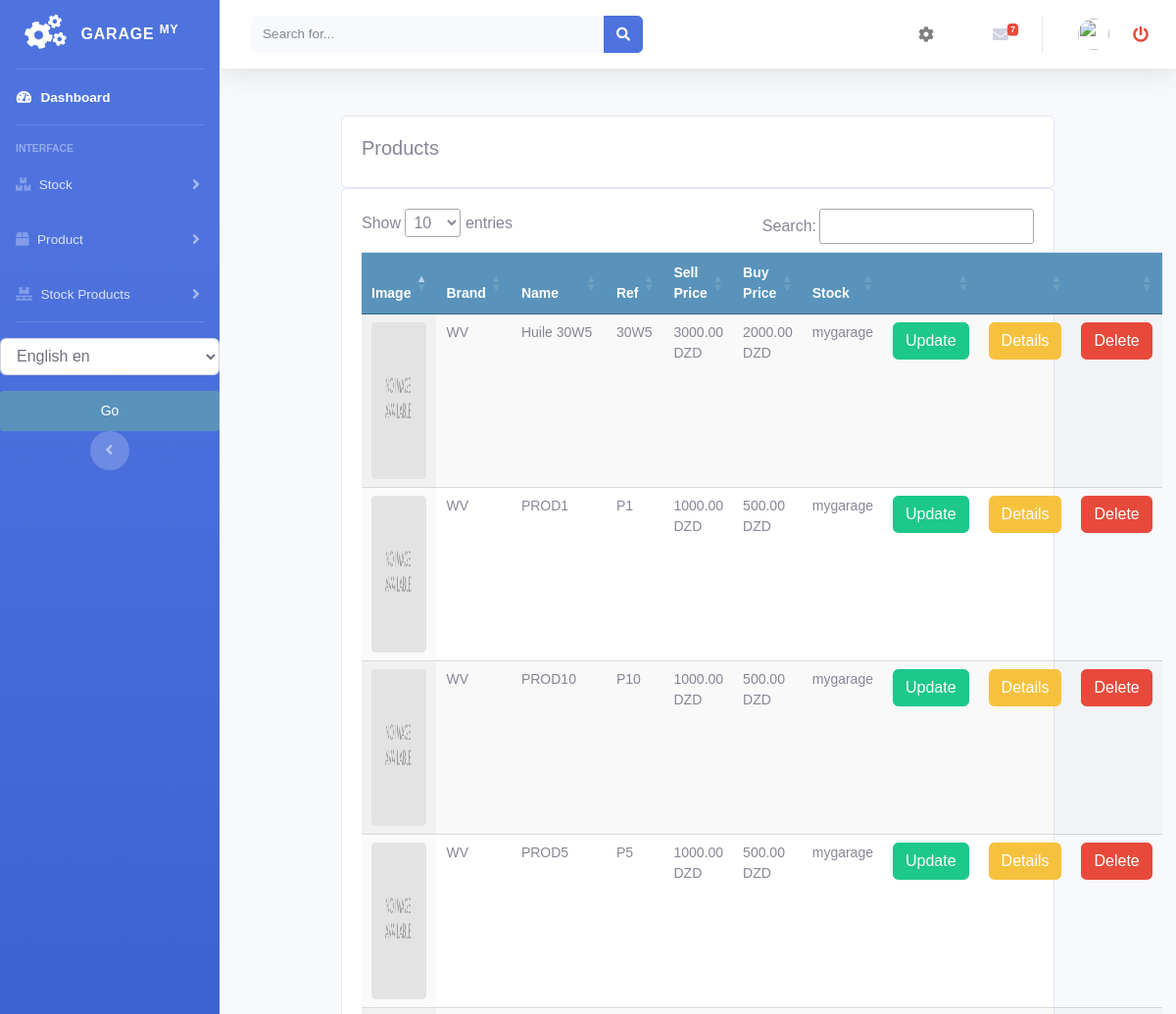
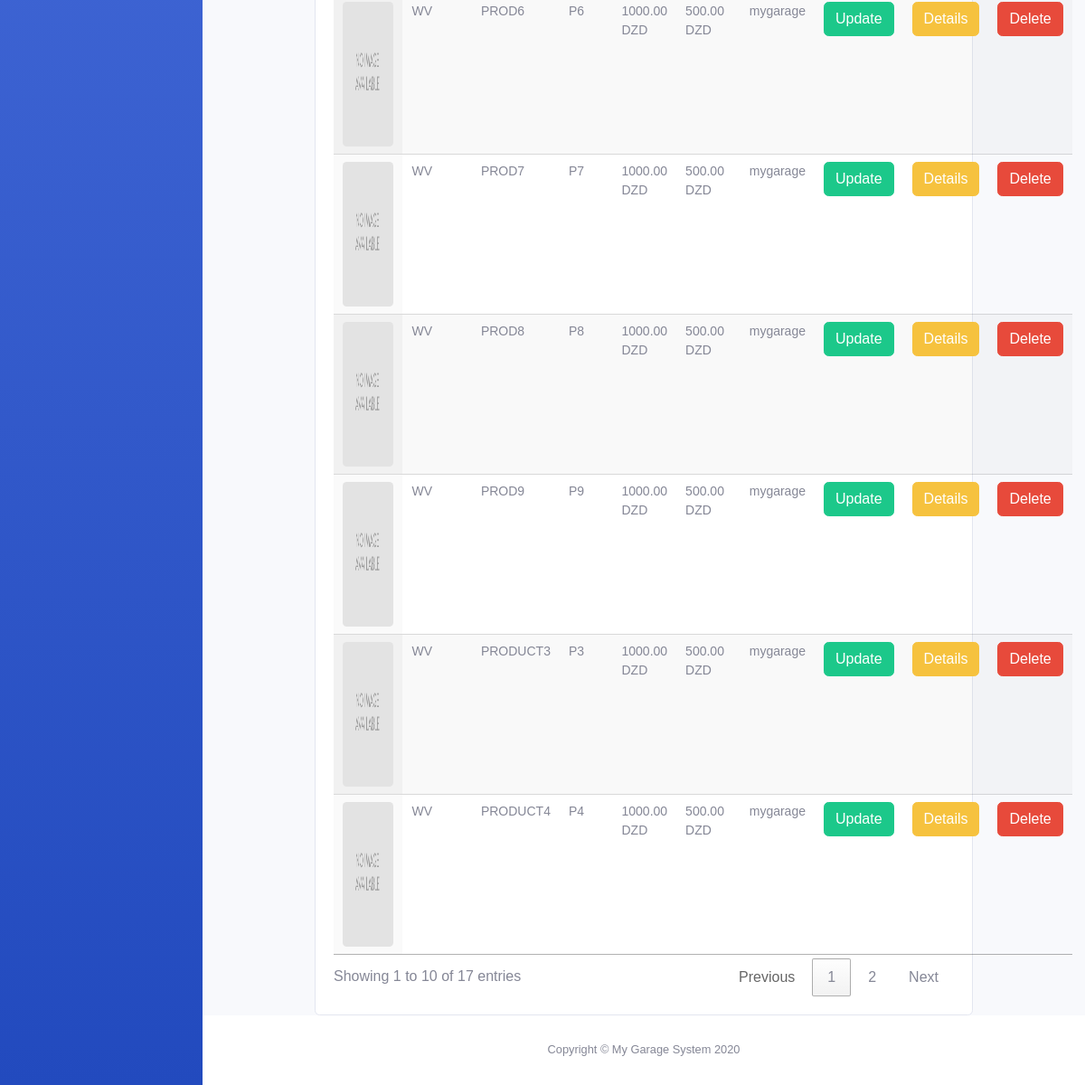
Screenshot of /product/all_product_list/ with the database file from the repository (2 pictures, top to bottom).
### product/models.py (models this page shows, shortened)
class Product(models.Model):
    brand = models.CharField(max_length=250, null=True)
    name = models.CharField(max_length=250, null=True)
    ref = models.CharField(max_length=250, null=True)
    desc = models.CharField(max_length=250, null=True, blank=True)
    image = models.ImageField(upload_to='products/%Y/%m/%d', blank=True, )
    buyprice = models.DecimalField(max_digits=10, null=True, decimal_places=2, default=0)
    sellprice = models.DecimalField(max_digits=10, null=True, decimal_places=2, default=0)
    alert_quantity = models.PositiveIntegerField(default=1, blank=True, null=True)
    stock = models.ForeignKey('stock.Stock', blank=False, null=False, on_delete=models.CASCADE, default=1)
    class Meta:
        ordering = ('name',)
        verbose_name = 'product'
        verbose_name_plural = 'products'

### stock/models.py (models this page shows)
class Stock(models.Model):
    name = models.CharField(max_length=250, null=True)
    class Meta:
        ordering = ('name',)
        verbose_name = 'stock'
        verbose_name_plural = 'stocks'
    def __str__(self):
        return self.name

### product/views.py (the view)
# urls.py: path('all_product_list/', views.all_product_list, name='all_product_list'),
def all_product_list(request):
    products = Product.objects.all()
    context = {
        'products': products,
    }
    return render(request, 'product/all_product_list.html', context)

### accounts/templatetags/erpextra.py (called while the page is built)
@register.filter(name='has_group')
def has_group(user, group_name):
    group = Group.objects.get(name=group_name)
    return True if group in user.groups.all() else False

### product/templates/product/all_product_list.html (shortened to what this page needs)
{% extends 'home.html' %}
{% load static %}
{% load i18n %}
{% block content %}
<br>
<div class="container">
    <div class="row">
    <div class="col-md">
        <div class="card card-body">
            <h5>{% trans "Products" %}</h5>
        </div>
        <div class="card card-body">
            <table id="table_id" class="display text-center table">
                <thead>
                <tr>
                    <th>{% trans "Image" %}</th>
                    <th>{% trans "Brand" %}</th>
                    <th>{% trans "Name" %}</th>
                    <th>{% trans "Ref" %}</th>
                    <th>{% trans "Sell Price" %}</th>
                    <th>{% trans "Buy Price" %}</th>
                    <th>{% trans "Stock" %}</th>
                    <th></th>
                    <th></th>
                    <th></th>
                </tr>
                </thead>
                <tbody>
                {% for prod in products %}
                <tr>
                   <td>
                       <img class="card-img" style="width: 100%; height: 20vh;" src="{% if prod.image %}{{prod.image.url}}{% else %} {% static 'img/no_image.png' %}{% endif %}" alt="{{prod.name}}">
                   </td>
                    <td>
                       {{prod.brand}}
                   </td>
                    <td>
                       {{prod.name}}
                   </td>
                    <td>
                       {{prod.ref}}
                   </td>
                    <td>
                       {{prod.sellprice}} {% trans "DZD" %}
                   </td>
                    <td>
                       {{prod.buyprice}} {% trans "DZD" %}
                   </td>
                    <td>
                       {{prod.stock}}
                   </td>
                    <td>
                        <a class="btn btn-success " href="{% url 'product:update_product' prod.id %}">{% trans "Update" %}</a>
                    </td>
                    <td>
                        <a class="btn btn-warning " href="{% url 'product:detail_product' prod.id %}">{% trans "Details" %}</a>
                    </td>
                    <td>
                        <a class="btn btn-danger " href="{% url 'product:delete_product' prod.id %}">{% trans "Delete" %}</a>
                    </td>
                </tr>
                {% endfor %}
                </tbody>
            </table>
        </div>
    </div>
</div>
</div>
{% endblock %}
{% block jsscript %}
<link rel="stylesheet" href="https://ajax.googleapis.com/ajax/libs/jqueryui/1.12.1/themes/smoothness/jquery-ui.css">
<link rel="stylesheet" href="https://cdnjs.cloudflare.com/ajax/libs/chosen/1.8.7/chosen.min.css"/>
<link rel="stylesheet" type="text/css" href="https://cdn.datatables.net/1.10.22/css/jquery.dataTables.css">
{% endblock %}

### static/css/main.css (style rules this page uses)
body { margin:0; padding:0; font-family:helvetica, sans-serif; }
h1, h2, h3, h4, h5 , h6 { font-family: 'Ubuntu', sans-serif; font-weight:normal; }
a { text-decoration:none; color:#5993bb; }
table { width:100%; border-spacing:0; border-collapse: collapse; }
table th, table td { text-align:left; font-size:14px; padding:10px; margin:0; }
tbody tr:nth-child(odd) { background:#efefef; }
thead th, tbody tr.total { background:#5993bb; color:#fff; font-weight:bold; }

### rows the page displays
Product: brand "WV", name "Huile 30W5", ref "30W5", sellprice "3000.00", buyprice "2000.00", stock "mygarage"
Product: brand "WV", name "PROD1", ref "P1", sellprice "1000.00", buyprice "500.00", stock "mygarage"
Product: brand "WV", name "PROD10", ref "P10", sellprice "1000.00", buyprice "500.00", stock "mygarage"
Product: brand "WV", name "PROD5", ref "P5", sellprice "1000.00", buyprice "500.00", stock "mygarage"
Product: brand "WV", name "PROD6", ref "P6", sellprice "1000.00", buyprice "500.00", stock "mygarage"
Product: brand "WV", name "PROD7", ref "P7", sellprice "1000.00", buyprice "500.00", stock "mygarage"
Product: brand "WV", name "PROD8", ref "P8", sellprice "1000.00", buyprice "500.00", stock "mygarage"
Product: brand "WV", name "PROD9", ref "P9", sellprice "1000.00", buyprice "500.00", stock "mygarage"
Product: brand "WV", name "PRODUCT3", ref "P3", sellprice "1000.00", buyprice "500.00", stock "mygarage"
Product: brand "WV", name "PRODUCT4", ref "P4", sellprice "1000.00", buyprice "500.00", stock "mygarage"
